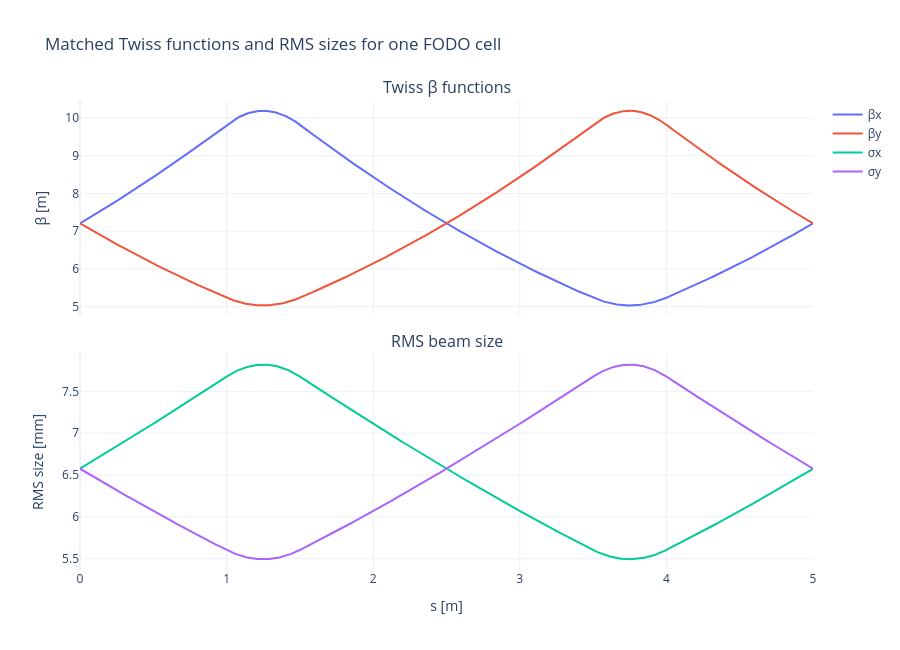

The notebook cell this image was saved under:
### Markdown cell above
### B) Solving for the matched solution

Now ask Xsuite for the periodic one-cell Twiss solution. In the original Sirepo/Elegant lab this was done by setting `Matched = Yes`.

From the matched lattice function, the phase advance is

\[
\psi_x = \int \frac{ds}{\beta_x(s)}, \qquad \psi_y = \int \frac{ds}{\beta_y(s)}.
\]

Xsuite reports `qx` and `qy` as tune-like phase advances in **turns per pass**. For this one-cell line, one pass is one FODO cell. Multiply by $2\pi$ to get radians.

**Q0) Calculate the X and Y phase advances for the single FODO cell.**

### Code cell
tw_cell = qfh.twiss_periodic(fodo_cell)
tw_cell_dense = qfh.twiss_dense(fodo_cell)

qfh.plot_beta_and_sigma(tw_cell_dense, "Matched Twiss functions and RMS sizes for one FODO cell")
qfh.phase_advance_table(tw_cell)

### Figure 1 — Plotly figure (JSON) as saved in the notebook; plotly's stock layout.template omitted (floating-point values rounded to 4 significant figures; data arrays with more than 128 entries replaced by an {"elided": "..."} marker saying what was removed)
{"data": [{"hovertemplate": "%{text}<br>s = %{x:.4g} m<br>value = %{y:.5g}<extra></extra>", "mode": "lines", "name": "βx", "text": {"elided": "1009 str values"}, "type": "scatter", "x": {"elided": "1009 float values"}, "xaxis": "x", "y": {"elided": "1009 float values"}, "yaxis": "y"}, {"hovertemplate": "%{text}<br>s = %{x:.4g} m<br>value = %{y:.5g}<extra></extra>", "mode": "lines", "name": "βy", "text": {"elided": "1009 str values"}, "type": "scatter", "x": {"elided": "1009 float values"}, "xaxis": "x", "y": {"elided": "1009 float values"}, "yaxis": "y"}, {"hovertemplate": "%{text}<br>s = %{x:.4g} m<br>value = %{y:.5g}<extra></extra>", "mode": "lines", "name": "σx", "text": {"elided": "1009 str values"}, "type": "scatter", "x": {"elided": "1009 float values"}, "xaxis": "x2", "y": {"elided": "1009 float values"}, "yaxis": "y2"}, {"hovertemplate": "%{text}<br>s = %{x:.4g} m<br>value = %{y:.5g}<extra></extra>", "mode": "lines", "name": "σy", "text": {"elided": "1009 str values"}, "type": "scatter", "x": {"elided": "1009 float values"}, "xaxis": "x2", "y": {"elided": "1009 float values"}, "yaxis": "y2"}], "layout": {"annotations": [{"font": {"size": 16}, "showarrow": false, "text": "Twiss β functions", "x": 0.5, "xanchor": "center", "xref": "paper", "y": 1.0, "yanchor": "bottom", "yref": "paper"}, {"font": {"size": 16}, "showarrow": false, "text": "RMS beam size", "x": 0.5, "xanchor": "center", "xref": "paper", "y": 0.46, "yanchor": "bottom", "yref": "paper"}], "height": 650, "hovermode": "closest", "title": {"text": "Matched Twiss functions and RMS sizes for one FODO cell"}, "width": 900, "xaxis": {"anchor": "y", "domain": [0.0, 1.0], "matches": "x2", "showticklabels": false}, "xaxis2": {"anchor": "y2", "domain": [0.0, 1.0], "title": {"text": "s [m]"}}, "yaxis": {"anchor": "x", "domain": [0.54, 1.0], "title": {"text": "β [m]"}}, "yaxis2": {"anchor": "x2", "domain": [0.0, 0.46], "title": {"text": "RMS size [mm]"}}}}
